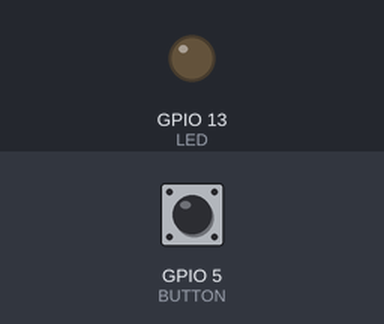
The sketch below on a simulated ESP32. Shown: output pins drawn as LEDs (lit = HIGH). Inputs (shaded band) come from the test bench; at power-on: GPIO 5 (BUTTON) LOW.

Above: at 1.2 s.
1.3 s: GPIO 5 (BUTTON) pulled HIGH for 0.15 s
At 1.37 s:
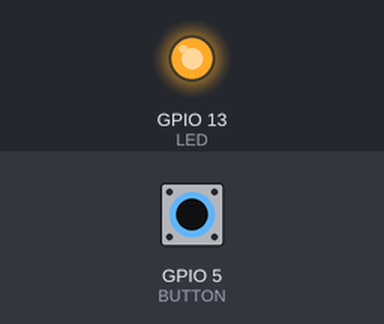
2.9 s: GPIO 5 (BUTTON) pulled HIGH for 3.2 s
At 7.3 s:
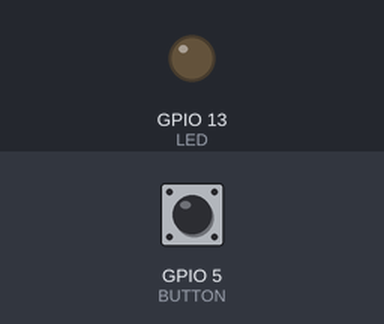
Timing chart, 0 to 8.8 s (numbered marks = the images above; inputs shaded):
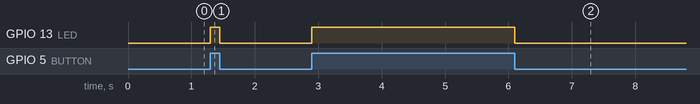

Measured:
- after the input at 1.3 s, GPIO 13 (LED): LOW → HIGH at once, → LOW 0.15 s later
- after the input at 2.9 s, GPIO 13 (LED): LOW → HIGH at once, → LOW 3.2 s later

The sketch:

D2_05_Digital_input_button.ino
```cpp
/*  04.040 - ESP32 Digital input with button example

   This sketch shows you how to read the state of a button using an ESP32.

   When the button is pressed, the LED turns on.

   When the button is depressed, the LED turns off.

   This sketch was written by Peter Dalmaris using information from the
   ESP32 datasheet and examples.


   Components
   ----------
    - ESP32 Dev Kit v4
    - LED
    - 320 Ohm resistor
    - Button
    - 10 KOhm resistor

    IDE
    ---
    Arduino IDE with ESP32 Arduino Code
    (https://github.com/espressif/arduino-esp32)


    Libraries
    ---------
    - None
    -

   Connections
   -----------

    Refer to wiring diagram for a visual wiring guide

    ESP32 Dev Kit |     Component
    ------------------------------
          GND      |    LED Cathode
          GPIO32   |    LED Anode via 320 Ohm resistor
          GPIO36   |    Button read pin, plus 10 KOhm pull-down resistor to GND
          GND      |    Button GND pin


    It is possible to use any other GPIO that can be configured as an output or input.
    This excludes GPIO 34, 35, 36, 37, 38, 39 (these only work as inputs).

    Other information
    -----------------

    1. ESP32 Datasheet: https://www.espressif.com/sites/default/files/documentation/esp32_datasheet_en.pdf

    Created on March 26 2019 by Peter Dalmaris

*/


const byte LED = 13;
const byte BUTTON = 5;

int buttonState = 0;


void setup() {
  pinMode(LED, OUTPUT);

  pinMode(BUTTON, INPUT);
}


void loop() {
  buttonState = digitalRead(BUTTON);

  if (buttonState == HIGH) {
    // enciende LED
    digitalWrite(LED, HIGH);
  } else {
    // apaga LED:
    digitalWrite(LED, LOW);
  }
}
```
